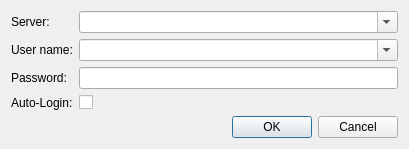
<?xml version="1.0" encoding="UTF-8"?>
<ui version="4.0">
 <class>LoginDialog</class>
 <widget class="QDialog" name="LoginDialog">
  <property name="geometry">
   <rect>
    <x>0</x>
    <y>0</y>
    <width>409</width>
    <height>146</height>
   </rect>
  </property>
  <property name="sizePolicy">
   <sizepolicy hsizetype="MinimumExpanding" vsizetype="MinimumExpanding">
    <horstretch>0</horstretch>
    <verstretch>0</verstretch>
   </sizepolicy>
  </property>
  <property name="windowTitle">
   <string>Login</string>
  </property>
  <property name="modal">
   <bool>true</bool>
  </property>
  <layout class="QVBoxLayout" name="verticalLayout">
   <item>
    <layout class="QFormLayout" name="formLayout">
     <item row="1" column="0">
      <widget class="QLabel" name="userNameLabel">
       <property name="text">
        <string>User name:</string>
       </property>
      </widget>
     </item>
     <item row="1" column="1">
      <widget class="QComboBox" name="userNameComboBox">
       <property name="editable">
        <bool>true</bool>
       </property>
       <property name="minimumContentsLength">
        <number>30</number>
       </property>
      </widget>
     </item>
     <item row="2" column="0">
      <widget class="QLabel" name="passwordLabel">
       <property name="text">
        <string>Password:</string>
       </property>
      </widget>
     </item>
     <item row="2" column="1">
      <widget class="QLineEdit" name="passwordLineEdit">
       <property name="echoMode">
        <enum>QLineEdit::Password</enum>
       </property>
      </widget>
     </item>
     <item row="3" column="0">
      <widget class="QLabel" name="autoLoginLabel">
       <property name="text">
        <string>Auto-Login:</string>
       </property>
      </widget>
     </item>
     <item row="3" column="1">
      <widget class="QCheckBox" name="autoLoginCheckBox"/>
     </item>
     <item row="0" column="0">
      <widget class="QLabel" name="serverLabel">
       <property name="text">
        <string>Server:</string>
       </property>
      </widget>
     </item>
     <item row="0" column="1">
      <widget class="QComboBox" name="serverComboBox">
       <property name="editable">
        <bool>true</bool>
       </property>
       <property name="minimumContentsLength">
        <number>30</number>
       </property>
      </widget>
     </item>
    </layout>
   </item>
   <item>
    <widget class="QDialogButtonBox" name="buttonBox">
     <property name="orientation">
      <enum>Qt::Horizontal</enum>
     </property>
     <property name="standardButtons">
      <set>QDialogButtonBox::Cancel|QDialogButtonBox::Ok</set>
     </property>
    </widget>
   </item>
  </layout>
 </widget>
 <resources/>
 <connections>
  <connection>
   <sender>buttonBox</sender>
   <signal>accepted()</signal>
   <receiver>LoginDialog</receiver>
   <slot>accept()</slot>
   <hints>
    <hint type="sourcelabel">
     <x>248</x>
     <y>254</y>
    </hint>
    <hint type="destinationlabel">
     <x>157</x>
     <y>274</y>
    </hint>
   </hints>
  </connection>
  <connection>
   <sender>buttonBox</sender>
   <signal>rejected()</signal>
   <receiver>LoginDialog</receiver>
   <slot>reject()</slot>
   <hints>
    <hint type="sourcelabel">
     <x>316</x>
     <y>260</y>
    </hint>
    <hint type="destinationlabel">
     <x>286</x>
     <y>274</y>
    </hint>
   </hints>
  </connection>
 </connections>
</ui>
